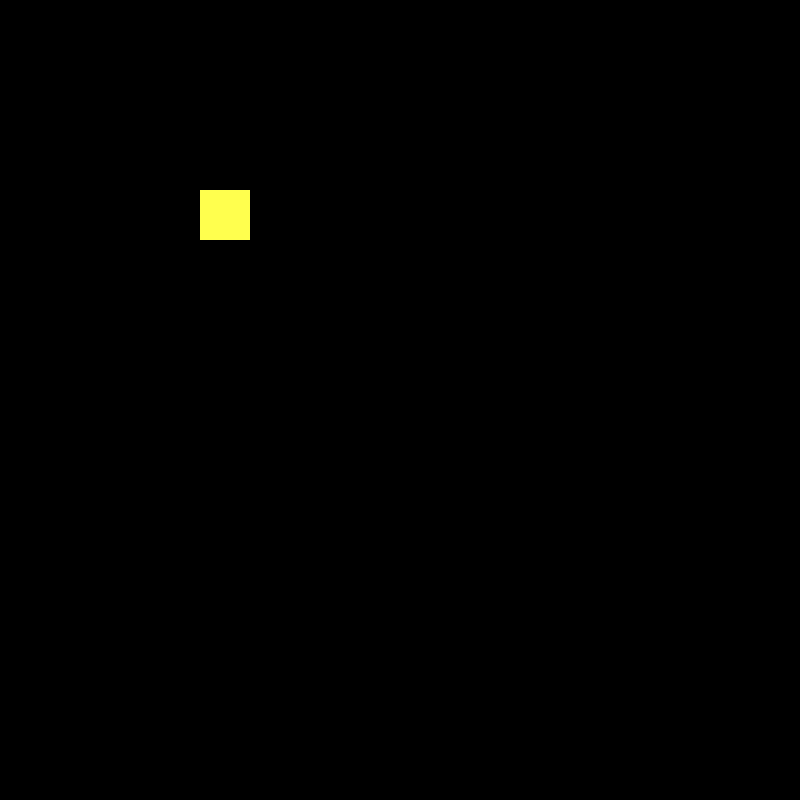
Frame 1 (no input)
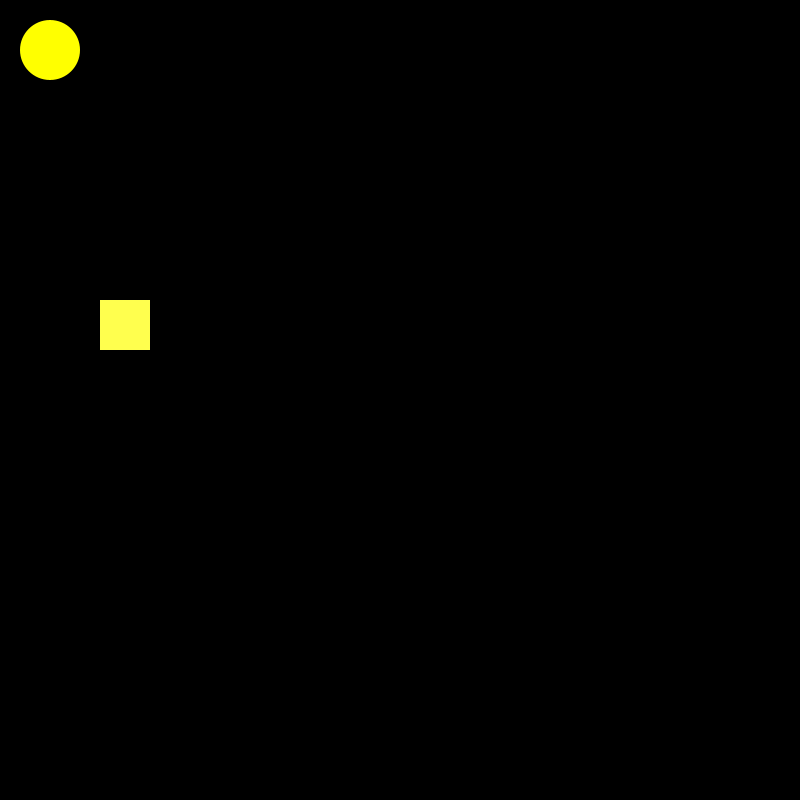
Frame 60 (the mouse pressed at the canvas centre just before this capture)
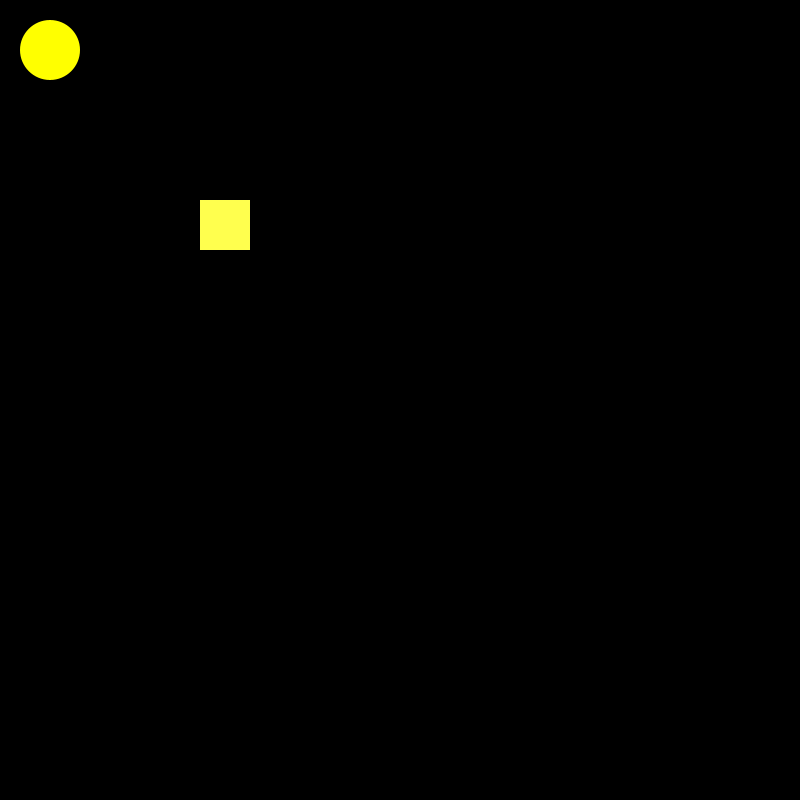
Frame 120 (the mouse held since frame 60 and released just before this capture)

The Processing sketch that drew these frames (run headless with seeded random() and noise(); from frame 60 on, the mouse is pressed at the canvas centre):

// Processing sketch: PacmanProject
// ── PacmanProject.pde
Pacman p1 = new Pacman(50, 50, 67);
Ghost ghost1 = new Ghost(200, 200, 1);

void setup() {
  size(800, 800); 
}

int counter = 0;

void draw() {
  delay(100);
  background(0);

  if (p1.getOpenMouth()) {
    p1.setOpenMouth(false);
  } else {
    p1.setOpenMouth(true);
  }

  p1.move();
  // change direction every 10 loops
  if (counter % 10 == 0) {
    ghost1.setDirection((int) random(1, 5)); 
  }
  counter++;
  ghost1.move();
}

void keyPressed() {
  if (keyCode == UP) {
    p1.setDirection(PacmanCharacter.DIR_UP);
  } else if (keyCode == DOWN) {
    p1.setDirection(PacmanCharacter.DIR_DOWN);
  } else if (keyCode == LEFT) {
    p1.setDirection(PacmanCharacter.DIR_LEFT);
  } else if (keyCode == RIGHT) {
    p1.setDirection(PacmanCharacter.DIR_RIGHT);
  }
}
// ── Ghost.pde
class Ghost extends PacmanCharacter {
  
  // Primary Constructor
  public Ghost() {
    super();
  }
  
  // Constructor
  public Ghost(int xLoc, int yLoc, int direction) {
    super(xLoc, yLoc, direction);
  }
  
  public void setXLoc(int xLoc) {
    this.xLoc = xLoc;
  }
  
  public void setYLoc(int yLoc) {
    this.yLoc = yLoc;
  }  
  
  //public void move() {
  //  System.out.println(this.direction);
  //  if (this.direction == 1) { // MOVE RIGHT
  //    setXLoc(this.xLoc - 10);
  //  } else if (this.direction == 2) { // MOVE LEFT
  //    setXLoc(this.xLoc + 10);
  //  } else if (this.direction == 3) { // MOVE UP
  //    setYLoc(this.yLoc - 10);
  //  } else { // MOVE DOWN
  //    setYLoc(this.yLoc + 10);
  //  }  
    
  //  display();
  //}
  
 public void display() {
    noStroke();
    fill(color(255, 255, 78));
    rect(this.xLoc, this.yLoc, 50, 50);
  }
  
  
}
// ── Pacman.pde
class Pacman extends PacmanCharacter {
  // Instance variables
  private int score;
  private boolean openMouth;

  // Primary Constructor 
  public Pacman() {
    super();
  }

  // Secondary key Constructor
  public Pacman(int xLoc, int yLoc, int direction) {
    super(xLoc, yLoc, direction);
  }
  
  public void setOpenMouth(boolean openMouth) {
    this.openMouth = openMouth;
  }
  
  public boolean getOpenMouth() {
    return this.openMouth;
  }

  //// Set xLoc
  //public void setXLoc(int xLoc) {
  //  switch (this.direction) {
  //  case DIR_RIGHT:
  //    this.xLoc = xLoc + 10;
  //    break;
  //  case DIR_LEFT:
  //    this.xLoc = xLoc - 10;
  //    break;
  //  default:
  //    break;
  //  }
  //}

  //// Set yLoc
  //public void setYLoc(int yLoc) {
  //  switch (this.direction) {    
  //  case DIR_UP:
  //    this.yLoc = yLoc - 10;
  //    break;
  //  case DIR_DOWN:
  //    this.yLoc = yLoc + 10;
  //    break;
  //  default:
  //    break;
  //  }
  //}

  //public void move() {
  //  switch (this.direction) {
  //  case DIR_RIGHT:
  //    if (this.xLoc < width) {
  //      setXLoc(this.xLoc);
  //    } else {
  //      noLoop();
  //    }  
  //    break;
  //  case DIR_LEFT:
  //    if (this.xLoc > 0) {
  //      setXLoc(this.xLoc);
  //    } else {
  //      noLoop();
  //    } 
  //    break;
  //  case DIR_UP:
  //    if (this.yLoc > 0) {
  //      setYLoc(this.yLoc);
  //    } else {
  //      noLoop();
  //    } 
  //    break;
  //  case DIR_DOWN:
  //    if (this.yLoc < height) {
  //      setYLoc(this.yLoc);
  //    } else {
  //      noLoop();
  //    } 
  //    break;
  //  default:
  //    break;
  //  }
  //  display();
  //} 

  public void display() {
    noStroke();
    fill(color(255, 255, 0));
    openOrClosed();
  }

  public void openOrClosed() {
    if (this.openMouth) {
      switch (this.direction) {
      case DIR_RIGHT:
        arc(this.xLoc, this.yLoc, 60, 60, radians(30), radians(330));
        break;
      case DIR_LEFT:
        arc(this.xLoc, this.yLoc, 60, 60, radians(210), radians(510));
        break;
      case DIR_UP:
        arc(this.xLoc, this.yLoc, 60, 60, radians(300), radians(600));
        break;
      case DIR_DOWN:
        arc(this.xLoc, this.yLoc, 60, 60, radians(120), radians(420));
        break;
      default:
        break;
      }
    } else {
      ellipse(this.xLoc, this.yLoc, 60, 60);
    }
  }
}
// ── PacmanCharacter.pde
public abstract class PacmanCharacter {
  // Class variables
  protected static final int DIR_RIGHT = 1;
  protected static final int DIR_LEFT = 2;
  protected static final int DIR_UP = 3;
  protected static final int DIR_DOWN = 4;
  
  // Instance variables
  protected int xLoc;
  protected int yLoc;
  protected boolean alive;
  protected int direction;

  public PacmanCharacter() {
   this.xLoc = Math.round(random(0, width));
   this.yLoc = Math.round(random(0, height));
  }

  public PacmanCharacter(int xLoc, int yLoc, int direction) {
   this.xLoc = xLoc;
   this.yLoc = yLoc;
   this.direction = direction;
  }

  public void setXLoc(int xLoc) {
    if (xLoc < width && xLoc > 0) {
      this.xLoc = xLoc;
    } else if (xLoc == width) {
      this.xLoc = 0;
    } else if (xLoc == 0) {
      this.xLoc = width;
    }
  }

  public void setYLoc(int yLoc) {
    if (yLoc < height && yLoc > 0) {
      this.yLoc = yLoc;
    } else if (yLoc == height) {
      this.yLoc = 0;
    } else if (yLoc == 0) {
      this.yLoc = height;
    }
  }

  public void setDirection(int direction) {
    this.direction = direction;
  }

  public void setAlive(boolean alive) {
    this.alive = alive;
  }

  public int getXLoc() {
    return this.xLoc;
  }

  public int getYLoc() {
    return this.yLoc;
  }

  public int getDirection() {
    return this.direction;
  }

  public boolean getAlive() {
    return this.alive;
  }

  public void move() {
    switch (this.direction) {
    case DIR_RIGHT:
      setXLoc(this.xLoc + 10);
      System.out.println("RIGHT");
      break;
    case DIR_LEFT:
      setXLoc(this.xLoc - 10);
      System.out.println("LEFT");
      break;
    case DIR_UP:
      setYLoc(this.yLoc - 10);
      System.out.println("UP");
      break;
    case DIR_DOWN:
      setYLoc(this.yLoc + 10);
      System.out.println("DOWN");
      break;
    default:
      break;
    }
    
    display();
  }
  
  public abstract void display();
  
}
